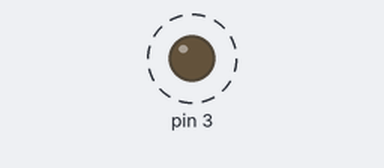
A sketch run on a simulated Arduino Uno, built with avr-gcc and run on an emulated ATmega328P. Shown: output pins drawn as LEDs (lit = HIGH). Dashed ring = blinking.

Above: at 0.07 s.
Timing chart, 0 to 3.0 s (numbered marks = the images above):
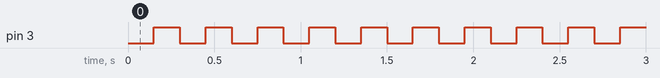

The sketch:

ex_2.2_and_2_3_pwm_on_pin3.ino
```cpp
void setup() {
  // initialize serial communications at 9600 bps:
  Serial.begin(9600);
}

int d = 150;                    // half-cycle delay in ms

void loop() {
	analogWrite( 3, 0);      // set PWM to minimum
	delay( d);
	analogWrite( 3, 255);    // set PWM to maximum
	delay( d);
}

// when d =1 frequency is 490 Hz
//when d=2 frequency is 247Hz
//when d=3 frequency is 165Hz
//when d =4  frequency is 125 and voltage is 2V

// when d=150, the input (5v) drops to 0.5-2V (~1.5V amplitude) on output
```

Measured:
- by itself, pin 3: alternates HIGH for 0.15 s and LOW for 0.15 s
